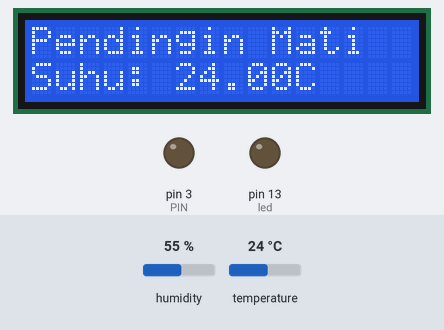
Recording of a sketch running on a simulated Arduino Uno, built with avr-gcc and run on an emulated ATmega328P. Shown: 16×2 character LCD, output pins drawn as LEDs (lit = HIGH). The inputs (shaded band) are chosen by the test bench; at power-on: temperature 24 °C, humidity 55 %.

Above: at 1.2 s.
1.3 s: temperature set to 31 °C
At 2.9 s:
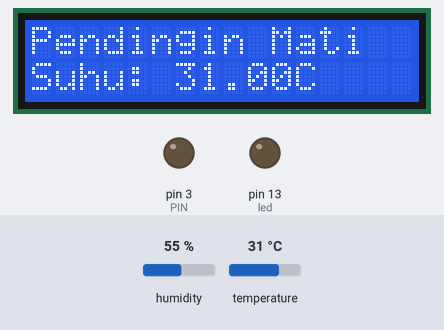
6.7 s: temperature set to 34 °C
At 9.2 s:
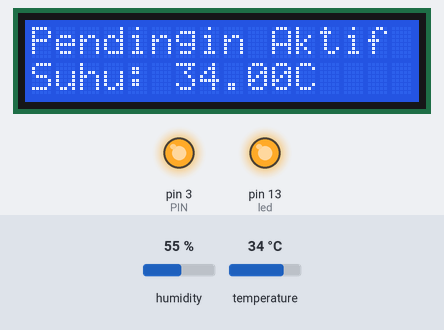
11.9 s: temperature set to 12 °C
At 13.4 s:
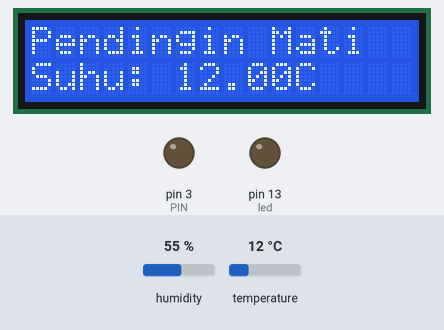
Timing chart, 0 to 14.9 s (numbered marks = the images above; inputs shaded):
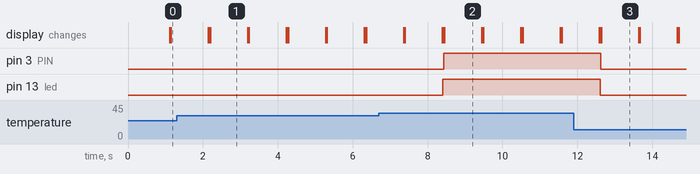

Measured:
- the behaviour switches between 32 and 33 °C on temperature (found by bisection; images 1 and 2)
- after the input at 1.3 s, the display: first differs from a run without the input after 0.89 s (image 1)
- after the input at 6.7 s, pin 3 (PIN), pin 13 (led): LOW → HIGH after 1.7 s; the display: first differs from a run without the input after 1.7 s (image 2)
- after the input at 11.9 s, pin 3 (PIN): HIGH → LOW after 0.72 s; pin 13 (led): HIGH → LOW after 0.71 s; the display: first differs from a run without the input after 0.73 s (image 3)
- what the display in image 1 shows lasts 1.0 s, from 2.2 s to 3.2 s

The sketch:

Pendingin_Otomatis_Menggunakan_DHT11.ino
```cpp
#include <Wire.h>                           // Memasukkan library komunikasi I2C
#include <LiquidCrystal_I2C.h>              // Memasukkan library I2C LCD
#include "DHT.h"                            // Memasukkan library DHT
#define DHTPIN 2                            // Menggunakan pin 2 untuk Sensor DHT
#define DHTTYPE DHT11                       // Menggunakan tipe DHT11

LiquidCrystal_I2C lcd(0x27, 16, 2);         // Mengubah alamat 0x27 dengan alamat I2C
DHT dht(DHTPIN, DHTTYPE);                   // Pengaturan pin yang dipilih dan tipe DHT

int led = 13;                               // Menetapkan variabel led untuk pin 13 untuk LED
float min_temp = 32.00;                     // Menetapkan nilai variabel min_temp
float max_temp = 32.20;                     // Menetapkan nilai variabel max_temp
const int PIN = 3;                          // Menetapkan variabel PIN untuk pin 3 untuk Relay Module

void setup() {
  dht.begin();                              // Komunikasi DHT dengan Arduino
  lcd.begin();                              // Komunikasi LCD dengan Arduino
  pinMode(led, OUTPUT);                     // Menyatakan led sebagai OUTPUT
  pinMode(PIN3, OUTPUT);                    // Menyatakan PIN3 sebagai OUTPUT
}

void loop() {
  float temp = dht.readTemperature();       // Menyimpan nilai Temperature pada variabel temp
  if(temp >= max_temp) {                    // Keadaan ketika nilai temp lebih/sama dengan max_temp
    digitalWrite(led, HIGH);                // LED menyala
    lcd.print("Pendingin Aktif ");          // Ditampilkan di LCD
    digitalWrite(PIN3, HIGH);               // Relay dalam keadaan menyala/mengalirkan listrik
  }

  if(temp <= min_temp) {                    // Keadaan ketika nilai temp kurang/sama dengan min_temp
    digitalWrite(led, LOW);                 // LED mati
    lcd.print("Pendingin Mati ");           // Ditampilkan di LCD
    digitalWrite(PIN3, LOW);                // Relay dalam keadaan mati/tidak mengalirkan listrik
  }

  else {
    lcd.print("Otomatis");                  // Ditampilkan di LCD
  }

  lcd.setCursor(0, 1);                      // Baris Kedua
  lcd.print("Suhu: ");                      // "Suhu: "itampilkan di LCD
  lcd.print(temp);                          // Nilai temp ditampilkan di LCD
  lcd.print("C");                           // Ditampilkan di LCD
  delay(1000);                              // Delay LCD
  lcd.clear();                              // Membersihkan LCD
}
```
